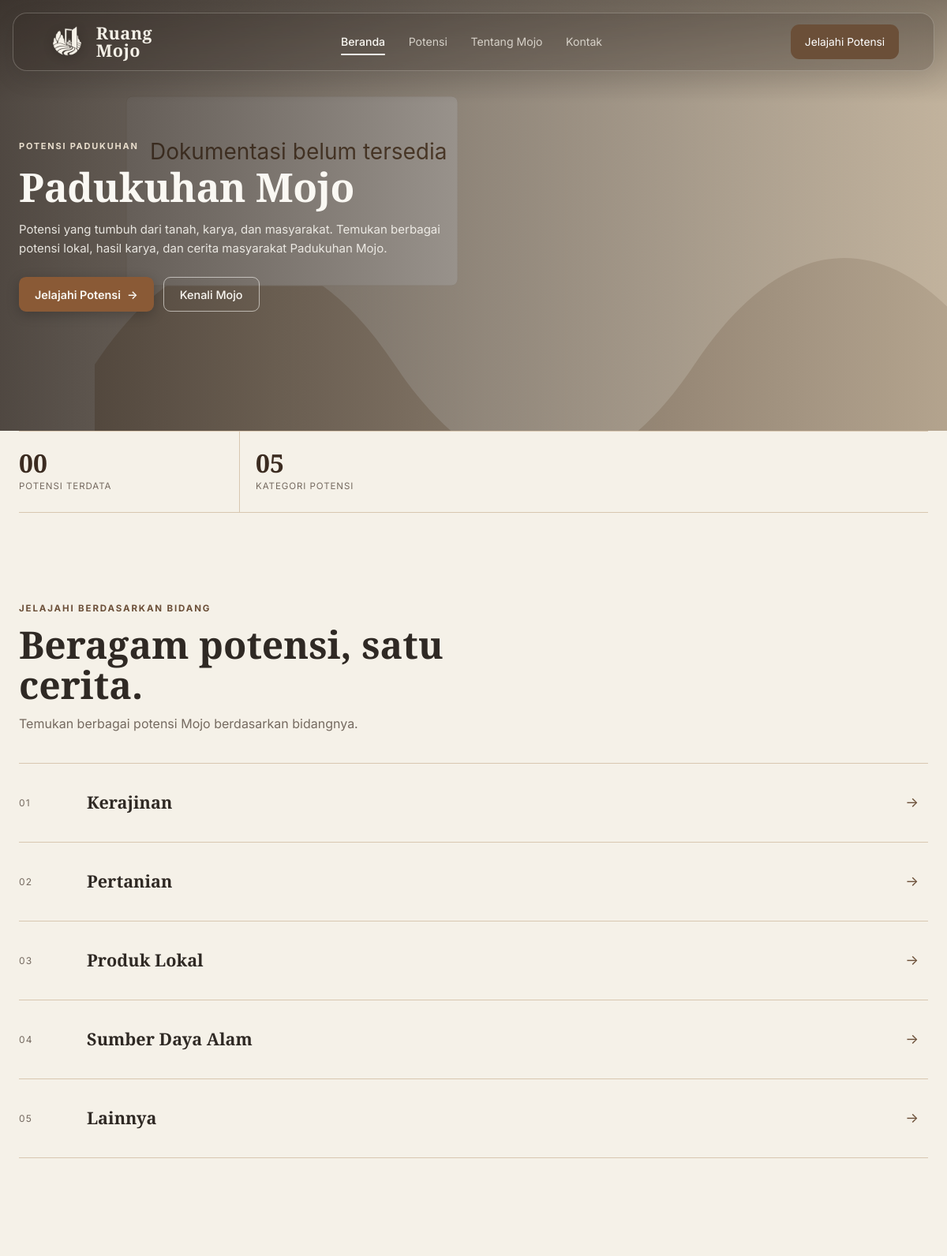
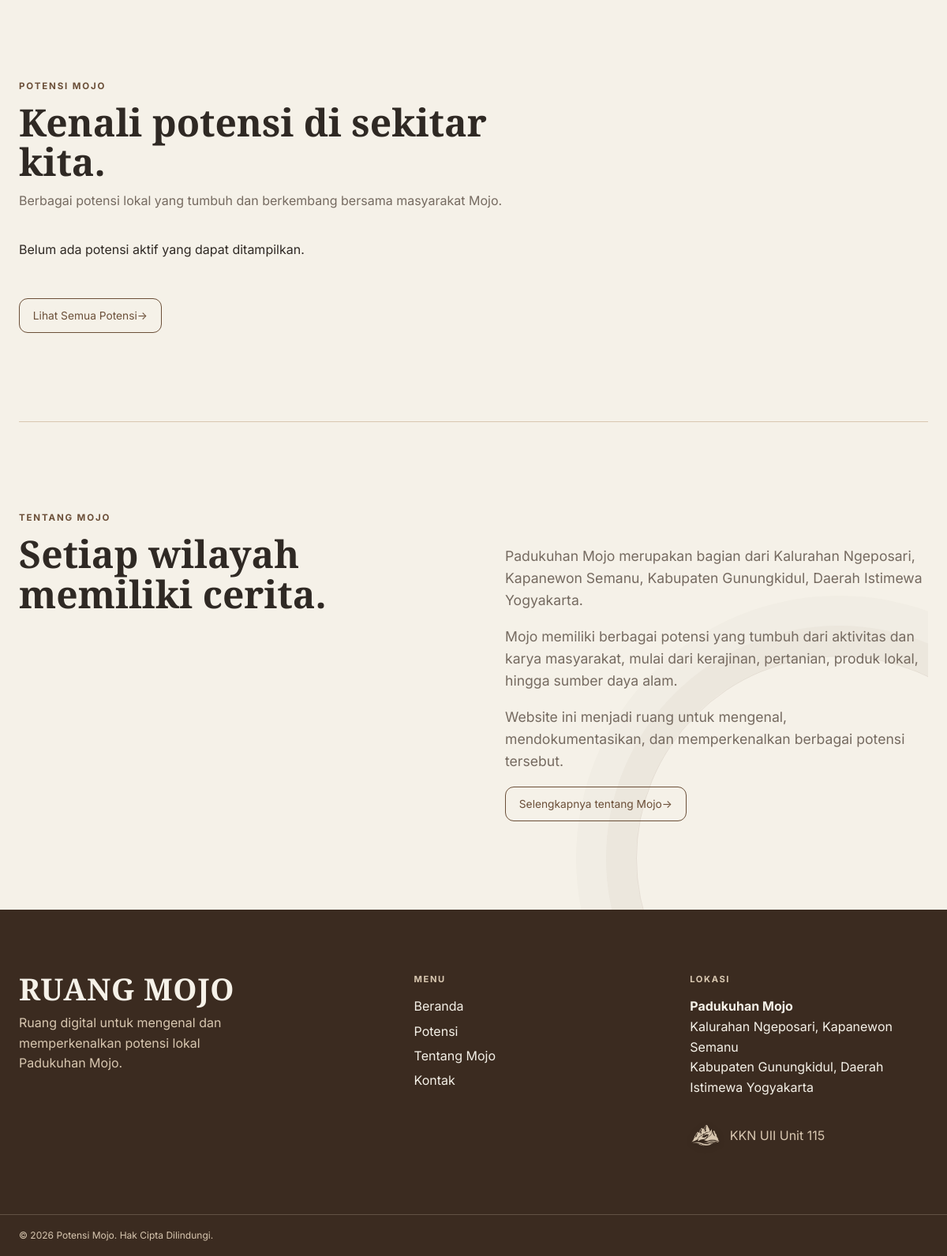
The page / on the database its author committed (2 pictures, top to bottom).
### tables this page shows
CREATE TABLE IF NOT EXISTS kategori (
    id INT UNSIGNED AUTO_INCREMENT PRIMARY KEY,
    nama_kategori VARCHAR(100) NOT NULL UNIQUE,
    deskripsi TEXT NULL,
    created_at TIMESTAMP DEFAULT CURRENT_TIMESTAMP
);

### includes/functions.php (called while the page is built, shortened)
<?php
function e(?string $value): string
{
    return htmlspecialchars($value ?? '', ENT_QUOTES, 'UTF-8');
}

### index.php (the view, shortened to what this page needs)
<?php
require_once __DIR__ . '/includes/functions.php';
$categories = $pdo ? $pdo->query('SELECT id, nama_kategori FROM kategori ORDER BY id')->fetchAll() : [];
$activeCount = $pdo ? (int)$pdo->query("SELECT COUNT(*) FROM potensi WHERE status = 'aktif'")->fetchColumn() : 0;
$heroImage = file_exists(__DIR__ . '/assets/images/hero-mojo.png') ? 'assets/images/hero-mojo.png' : 'assets/images/placeholder-hero.svg';
$featured = $pdo ? $pdo->query("SELECT p.id, p.nama, p.deskripsi, p.lokasi, p.foto, k.nama_kategori FROM potensi p JOIN kategori k ON k.id = p.kategori_id WHERE p.status = 'aktif' ORDER BY p.created_at DESC LIMIT 3")->fetchAll() : [];
include __DIR__ . '/includes/header.php';
include __DIR__ . '/includes/navbar.php';
?>
<main class="site-main">
  <section class="hero">
    <img src="<?= e($heroImage) ?>" alt="Padukuhan Mojo" class="hero-image hero-image-home" loading="eager">
    <div class="hero-content">
      <p class="hero-eyebrow">POTENSI PADUKUHAN</p>
      <h1 class="hero-title">Padukuhan Mojo</h1>
      <p class="hero-description">Potensi yang tumbuh dari tanah, karya, dan masyarakat. Temukan berbagai potensi lokal, hasil karya, dan cerita masyarakat Padukuhan Mojo.</p>
      <div class="hero-actions">
        <a class="hero-button" href="potensi.php">
          <span>Jelajahi Potensi</span>
          <span aria-hidden="true">&rarr;</span>
        </a>
        <a class="hero-button-outline" href="tentang.php">Kenali Mojo</a>
      </div>
    </div>
  </section>
  <section class="stats-strip container" aria-label="Informasi singkat tentang Mojo">
    <div><strong><?= str_pad((string)$activeCount, 2, '0', STR_PAD_LEFT) ?></strong><span>Potensi terdata</span></div>
    <div><strong><?= str_pad((string)count($categories), 2, '0', STR_PAD_LEFT) ?></strong><span>Kategori potensi</span></div>
  </section>
  <section class="categories container" id="discover">
    <div class="section-heading">
      <p class="eyebrow">Jelajahi berdasarkan bidang</p>
      <h2>Beragam potensi, satu cerita.</h2>
      <p class="section-desc">Temukan berbagai potensi Mojo berdasarkan bidangnya.</p>
    </div>
    <div class="category-grid">
      <?php foreach ($categories as $number => $category): ?>
        <a class="category-card" href="potensi.php?kategori=<?= (int)$category['id'] ?>">
          <div class="cat-index"><?= str_pad((string)($number + 1), 2, '0', STR_PAD_LEFT) ?></div>
          <h3><?= e($category['nama_kategori']) ?></h3>
        </a>
      <?php endforeach; ?>
    </div>
  </section>
  <section class="featured container">
    <div class="section-heading">
      <p class="eyebrow">Potensi Mojo</p>
      <h2>Kenali potensi di sekitar kita.</h2>
      <p class="section-desc">Berbagai potensi lokal yang tumbuh dan berkembang bersama masyarakat Mojo.</p>
    </div>
    <div class="cards-grid featured-gallery">
      <?php if (!$featured): ?><p>Belum ada potensi aktif yang dapat ditampilkan.</p><?php endif; ?>
    </div>
    <div class="more-link-wrap">
      <a class="btn btn-secondary" href="potensi.php">Lihat Semua Potensi <span aria-hidden="true">→</span></a>
    </div>
  </section>
  <section class="about container">
    <div class="about-inner">
      <div class="about-left">
        <p class="eyebrow">Tentang Mojo</p>
        <h2>Setiap wilayah memiliki cerita.</h2>
      </div>
      <div class="about-right">
        <p>Padukuhan Mojo merupakan bagian dari Kalurahan Ngeposari, Kapanewon Semanu, Kabupaten Gunungkidul, Daerah Istimewa Yogyakarta.</p>
        <p>Mojo memiliki berbagai potensi yang tumbuh dari aktivitas dan karya masyarakat, mulai dari kerajinan, pertanian, produk lokal, hingga sumber daya alam.</p>
        <p>Website ini menjadi ruang untuk mengenal, mendokumentasikan, dan memperkenalkan berbagai potensi tersebut.</p>
        <a class="btn btn-secondary" href="tentang.php">Selengkapnya tentang Mojo <span aria-hidden="true">→</span></a>
      </div>
    </div>
  </section>
</main>
<?php include __DIR__ . '/includes/footer.php'; ?>

### includes/header.php (shortened to what this page needs)
<?php
require_once __DIR__ . '/functions.php';
?>
<!doctype html>
<html lang="id">
<head>
  <link rel="stylesheet" href="assets/css/style.css?v=<?= filemtime(__DIR__ . '/../assets/css/style.css') ?>">
</head>
<body class="public-site">

### includes/navbar.php (shortened to what this page needs)
<?php
$currentScript = basename($_SERVER['SCRIPT_NAME'] ?? '');
?>
<header class="site-header">
  <div class="nav-container container">
    <a class="brand" href="index.php" aria-label="Ruang Mojo, Website Potensi Padukuhan Mojo">
      <img class="brand-logo" src="assets/images/logo-clean.png" alt="Logo Ruang Mojo" width="48" height="48">
      <div class="brand-text">
        <span class="brand-name">Ruang</span>
        <span class="brand-name">Mojo</span>
      </div>
    </a>
    <nav class="main-nav" id="mainNav">
      <ul>
        <li><a href="index.php"<?= ($currentScript === 'index.php') ? ' class="active"' : '' ?>>Beranda</a></li>
        <li><a href="potensi.php"<?= ($currentScript === 'potensi.php' || $currentScript === 'detail.php') ? ' class="active"' : '' ?>>Potensi</a></li>
        <li><a href="tentang.php"<?= ($currentScript === 'tentang.php') ? ' class="active"' : '' ?>>Tentang Mojo</a></li>
        <li><a href="kontak.php"<?= ($currentScript === 'kontak.php') ? ' class="active"' : '' ?>>Kontak</a></li>
      </ul>
    </nav>
    <div class="nav-cta">
      <a class="btn btn-primary" href="potensi.php">Jelajahi Potensi</a>
    </div>
  </div>
</header>

### includes/footer.php (shortened to what this page needs)
  <footer class="site-footer">
    <div class="container footer-inner">
      <div class="footer-brand">
        <a class="footer-wordmark" href="index.php">RUANG MOJO</a>
        <p class="muted">Ruang digital untuk mengenal dan memperkenalkan potensi lokal Padukuhan Mojo.</p>
      </div>
      <div class="footer-nav">
        <h4>Menu</h4>
        <ul>
          <li><a href="index.php">Beranda</a></li>
          <li><a href="potensi.php">Potensi</a></li>
          <li><a href="tentang.php">Tentang Mojo</a></li>
          <li><a href="kontak.php">Kontak</a></li>
        </ul>
      </div>
      <div class="footer-meta">
        <h4>Lokasi</h4>
        <p><strong>Padukuhan Mojo</strong><br>Kalurahan Ngeposari, Kapanewon Semanu<br>Kabupaten Gunungkidul, Daerah Istimewa Yogyakarta</p>
        <p class="muted footer-kkn"><img src="assets/images/logo-kkn.png" alt="Logo KKN UII" class="footer-kkn-logo" width="40" height="40"><span>KKN UII Unit 115</span></p>
      </div>
    </div>
    <div class="footer-bottom">
      <div class="container">&copy; <?= date('Y') ?> Potensi Mojo. Hak Cipta Dilindungi.</div>
    </div>
  </footer>
</body>
</html>

### rows shown on the page
kategori: number "01", nama_kategori "Kerajinan"
kategori: number "02", nama_kategori "Pertanian"
kategori: number "03", nama_kategori "Produk Lokal"
kategori: number "04", nama_kategori "Sumber Daya Alam"
kategori: number "05", nama_kategori "Lainnya"

### other values the page prints
str_pad((string)$activeCount, 2, '0', STR_PAD_LEFT) "00"
str_pad((string)count($categories), 2, '0', STR_PAD_LEFT) "05"
